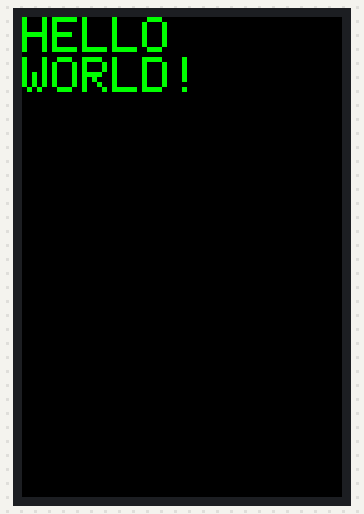
Recording of a sketch running on a simulated Arduino Uno, built with avr-gcc and run on an emulated ATmega328P. Parts: 320×480 colour display.

Above: at 0.5 s.

The sketch:

code.ino
```cpp
#include <LCDWIKI_GUI.h>
#include <LCDWIKI_KBV.h>
LCDWIKI_KBV mylcd(ILI9486,A3,A2,A1,A0,A4);
#define  BLACK   0x0000
#define BLUE    0x001F
#define RED     0xF800
#define GREEN   0x07E0
#define CYAN    0x07FF
#define MAGENTA 0xF81F
#define YELLOW  0xFFE0
#define WHITE   0xFFFF

void setup()
{
  mylcd.Init_LCD();
  mylcd.Fill_Screen(BLACK);
  mylcd.Set_Text_Mode(1);
  mylcd.Fill_Screen(0x0000);
  mylcd.Set_Text_colour(GREEN);
  mylcd.Set_Text_Size(5);
  mylcd.Print_String("HELLO", 0, 0);
  mylcd.Set_Text_colour(GREEN);
  mylcd.Set_Text_Size(5);
  mylcd.Print_String("WORLD!", 0, 40);
}

void loop()
{}
```
